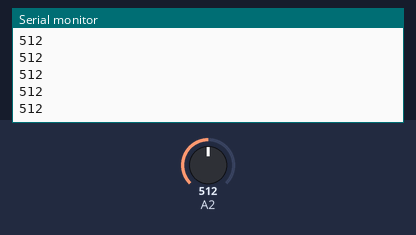
Bench run of a sketch on a simulated Arduino Uno, built with avr-gcc and run on an emulated ATmega328P. Shown: the last lines printed to the serial monitor. The inputs (shaded band) are chosen by the test bench; at power-on: A2 = 512.

Above: at 1.2 s.
1.3 s: A2 set to 716
At 2.4 s:
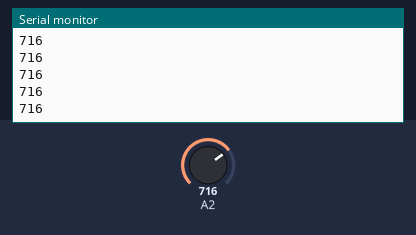
2.8 s: A2 set to 900
At 3.9 s:
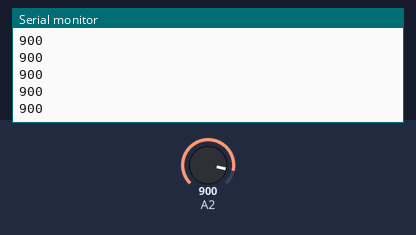
Timing chart, 0 to 5.8 s (numbered marks = the images above; inputs shaded):
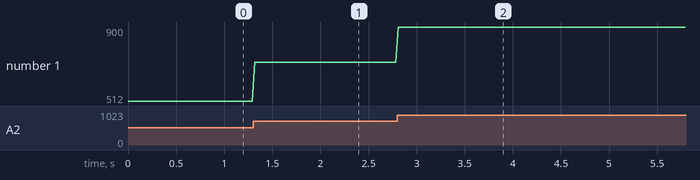

The sketch:

XPSUnityArduino.ino
```cpp
void setup() {
  // put your setup code here, to run once:
  Serial.begin(9600);
}

void loop() {
  // put your main code here, to run repeatedly:
  Serial.println(analogRead(2));
  delay(25);
}
```

Measured:
- after the input at 1.3 s, the serial monitor: prints a new line at once (image 1)
- after the input at 2.8 s, the serial monitor: prints a new line at once (image 2)
- plotted number 1: 512 → 716 after the input at 1.3 s, 716 → 900 after the input at 2.8 s
